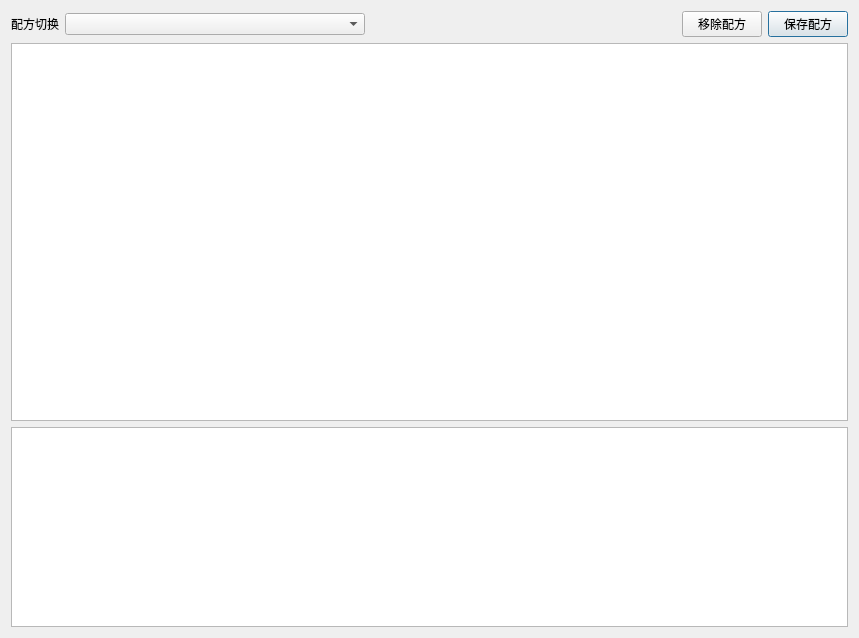
<?xml version="1.0" encoding="UTF-8"?>
<ui version="4.0">
 <class>CRecipeManagerClass</class>
 <widget class="QDialog" name="CRecipeManagerClass">
  <property name="geometry">
   <rect>
    <x>0</x>
    <y>0</y>
    <width>859</width>
    <height>638</height>
   </rect>
  </property>
  <property name="windowTitle">
   <string>配方管理</string>
  </property>
  <property name="windowIcon">
   <iconset>
    <normaloff>:/CRecipeManager/Resources/recipe.png</normaloff>:/CRecipeManager/Resources/recipe.png</iconset>
  </property>
  <property name="styleSheet">
   <string notr="true">font: 12pt &quot;微软雅黑&quot;;</string>
  </property>
  <layout class="QGridLayout" name="gridLayout">
   <item row="0" column="2">
    <spacer name="horizontalSpacer">
     <property name="orientation">
      <enum>Qt::Horizontal</enum>
     </property>
     <property name="sizeHint" stdset="0">
      <size>
       <width>378</width>
       <height>20</height>
      </size>
     </property>
    </spacer>
   </item>
   <item row="0" column="4">
    <widget class="QPushButton" name="pushButton">
     <property name="text">
      <string>保存配方</string>
     </property>
    </widget>
   </item>
   <item row="0" column="0">
    <widget class="QLabel" name="label">
     <property name="text">
      <string>配方切换</string>
     </property>
    </widget>
   </item>
   <item row="1" column="0" colspan="5">
    <widget class="QTableWidget" name="tableWidget"/>
   </item>
   <item row="0" column="1">
    <widget class="QComboBox" name="comboBox">
     <property name="minimumSize">
      <size>
       <width>300</width>
       <height>0</height>
      </size>
     </property>
    </widget>
   </item>
   <item row="2" column="0" colspan="5">
    <widget class="QTableWidget" name="tableWidget_Camear">
     <property name="maximumSize">
      <size>
       <width>16777215</width>
       <height>200</height>
      </size>
     </property>
    </widget>
   </item>
   <item row="0" column="3">
    <widget class="QPushButton" name="pushButton_remove">
     <property name="text">
      <string>移除配方</string>
     </property>
    </widget>
   </item>
  </layout>
 </widget>
 <layoutdefault spacing="6" margin="11"/>
 <resources>
  <include location="CRecipeManager.qrc"/>
 </resources>
 <connections>
  <connection>
   <sender>comboBox</sender>
   <signal>activated(QString)</signal>
   <receiver>CRecipeManagerClass</receiver>
   <slot>SwitchRecipe(QString)</slot>
   <hints>
    <hint type="sourcelabel">
     <x>115</x>
     <y>20</y>
    </hint>
    <hint type="destinationlabel">
     <x>4</x>
     <y>53</y>
    </hint>
   </hints>
  </connection>
  <connection>
   <sender>pushButton</sender>
   <signal>clicked()</signal>
   <receiver>CRecipeManagerClass</receiver>
   <slot>SaveRecipe()</slot>
   <hints>
    <hint type="sourcelabel">
     <x>832</x>
     <y>27</y>
    </hint>
    <hint type="destinationlabel">
     <x>854</x>
     <y>64</y>
    </hint>
   </hints>
  </connection>
  <connection>
   <sender>pushButton_remove</sender>
   <signal>clicked()</signal>
   <receiver>CRecipeManagerClass</receiver>
   <slot>RemoveRecipe()</slot>
   <hints>
    <hint type="sourcelabel">
     <x>712</x>
     <y>23</y>
    </hint>
    <hint type="destinationlabel">
     <x>718</x>
     <y>-7</y>
    </hint>
   </hints>
  </connection>
 </connections>
 <slots>
  <slot>SwitchRecipe(QString)</slot>
  <slot>SaveRecipe()</slot>
  <slot>RemoveRecipe()</slot>
 </slots>
</ui>
